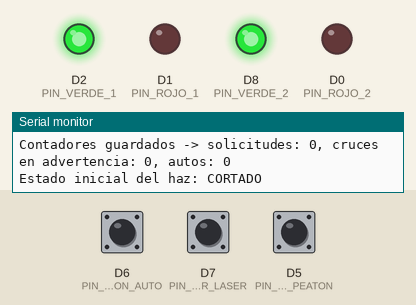
The sketch below on a simulated ESP8266 (NodeMCU). On the bench: output pins drawn as LEDs (lit = HIGH), the last lines printed to the serial monitor. Dashed ring = blinking. Inputs (shaded band) come from the test bench; at power-on: D5 (PIN_BOTON_PEATON) HIGH, D6 (PIN_BOTON_AUTO) HIGH, D7 (PIN_RECEPTOR_LASER) HIGH. Storage starts empty.

Above: at 1.2 s.
1.3 s: D5 (PIN_BOTON_PEATON) pulled LOW for 0.15 s
At 1.9 s:
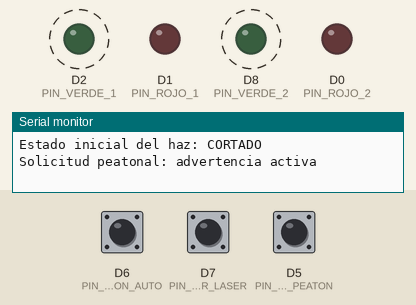
At 2.4 s:
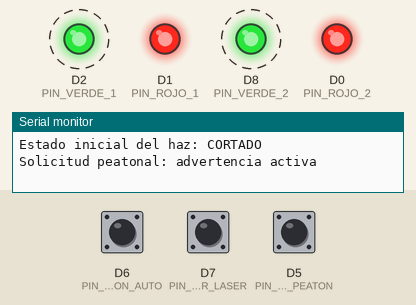
4.3 s: D6 (PIN_BOTON_AUTO) pulled LOW for 0.15 s
At 4.62 s:
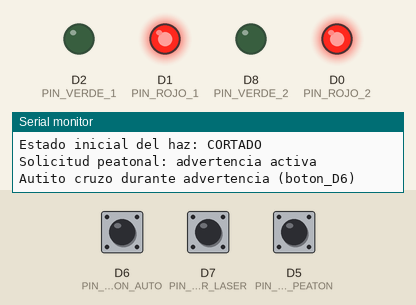
7.4 s: D7 (PIN_RECEPTOR_LASER) pulled LOW for 0.15 s
13.4 s: D6 (PIN_BOTON_AUTO) pulled LOW for 1 s
Timing chart, 0 to 17.8 s (numbered marks = the images above; inputs shaded):
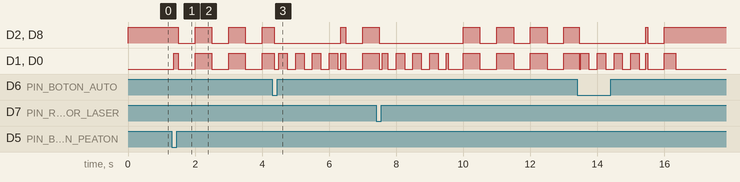

The sketch:

paso_peatonal2.ino
```cpp
/*
  PASO PEATONAL INTELIGENTE - VERSION MAQUETA CON BARRERA LASER Y REGISTRO
  NodeMCU ESP8266 + 2 KY-016 + 2 pulsadores peatonales + KY-008 + modulo LDR

  FUNCION:
  - Botones de los postes (D5, en paralelo): solicitud peatonal; alerta amarilla 15 s.
  - Barrera laser (receptor con fotorresistencia en D7): detecta el paso de un autito.
  - D6: respaldo manual (boton o cable a GND) si la barrera falla.
  - Si un autito pasa durante la alerta, se cuenta y ambos LED destellan rojo 2 s.
  - Pagina web local por Wi-Fi: estado, contadores, alerta en el celular,
    historial de eventos y descarga del registro como planilla (CSV).
  - Los contadores y el historial se guardan en la memoria flash del NodeMCU
    y se conservan aunque la placa se apague.
  - La hora de cada evento se toma del celular al abrir la pagina
    (el NodeMCU no tiene reloj propio).

  CABLEADO:
  D1 -> R LED poste 1        D2 -> G LED poste 1
  D0 -> R LED poste 2        D8 -> G LED poste 2   (B de ambos LED sin conectar)
  D5 -> puente -> senal de los botones de ambos postes
  D6 -> respaldo manual (opcional)
  D7 -> DO del modulo con fotorresistencia
  3V3 -> riel +  (laser, VCC del receptor)
  GND -> riel -  (GND de cada poste, laser, GND del receptor)
  No conectar 5 V (Vin) al riel + ni usar D8 para botones.
  USO EXCLUSIVO PARA MAQUETA CON AUTITOS DE JUGUETE.
*/

#include <ESP8266WiFi.h>
#include <ESP8266WebServer.h>
#include <FS.h>
#include <time.h>

const uint8_t PIN_ROJO_1 = D1;
const uint8_t PIN_VERDE_1 = D2;
const uint8_t PIN_ROJO_2 = D0;
const uint8_t PIN_VERDE_2 = D8;
const uint8_t PIN_BOTON_PEATON = D5;
const uint8_t PIN_BOTON_AUTO = D6;
const uint8_t PIN_RECEPTOR_LASER = D7;

// Modulo con fotorresistencia: entrega HIGH cuando queda a oscuras (haz cortado).
// Si el contador sube al VOLVER el haz y no al cortarlo, cambiar a LOW.
const bool NIVEL_HAZ_CORTADO = HIGH;

const unsigned long DURACION_ALERTA_MS = 15000UL;
const unsigned long DURACION_RIESGO_MS = 2000UL;
const unsigned long ANTIRREBOTE_MS = 40UL;
const unsigned long FILTRO_LASER_MS = 10UL;
const unsigned long PERIODO_PARPADEO_MS = 250UL;

const char* NOMBRE_RED = "PasoPeatonal-Demo";
const char* CLAVE_RED = "CruceDemo26";
ESP8266WebServer servidor(80);

// Archivos en la memoria flash. Separador ";" para que Excel en espanol lo abra en columnas.
const char* ARCHIVO_EVENTOS = "/eventos.csv";
const char* ARCHIVO_CONTADORES = "/contadores.txt";
const char* ENCABEZADO_CSV = "fecha_hora;evento;fuente;solicitudes;cruces_en_advertencia;autos_total";

struct Entrada {
  uint8_t pin;
  bool nivelActivo;          // nivel que significa "boton presionado" o "haz cortado"
  unsigned long filtroMs;    // tiempo que la lectura debe mantenerse estable
  bool lecturaAnterior;
  bool estadoEstable;
  unsigned long ultimoCambio;
};

Entrada botonPeaton = {PIN_BOTON_PEATON, LOW, ANTIRREBOTE_MS, HIGH, HIGH, 0};
Entrada botonAuto = {PIN_BOTON_AUTO, LOW, ANTIRREBOTE_MS, HIGH, HIGH, 0};
Entrada receptorLaser = {PIN_RECEPTOR_LASER, NIVEL_HAZ_CORTADO, FILTRO_LASER_MS,
                         !NIVEL_HAZ_CORTADO, !NIVEL_HAZ_CORTADO, 0};

bool alertaActiva = false;
unsigned long inicioAlerta = 0;
unsigned long inicioRiesgo = 0;
bool riesgoIntermitente = false;
unsigned long solicitudes = 0;
unsigned long crucesEnAlerta = 0;
unsigned long autosDetectados = 0;

bool memoriaLista = false;
bool horaSincronizada = false;
uint32_t baseEpochLocal = 0;   // hora local (en segundos) que corresponde a millis() = 0

// ---------- Entradas ----------

// Devuelve true solo en el instante en que la entrada pasa a su nivel activo
// y se mantiene estable durante el filtro.
bool nuevaActivacion(Entrada &e, unsigned long ahora) {
  bool lectura = digitalRead(e.pin);
  if (lectura != e.lecturaAnterior) {
    e.ultimoCambio = ahora;
    e.lecturaAnterior = lectura;
  }
  if ((ahora - e.ultimoCambio >= e.filtroMs) && lectura != e.estadoEstable) {
    e.estadoEstable = lectura;
    return (lectura == e.nivelActivo);
  }
  return false;
}

// ---------- LED ----------

// Ambos LED muestran siempre el mismo color. KY-016 de catodo comun: HIGH enciende.
void color(bool rojo, bool verde) {
  digitalWrite(PIN_ROJO_1, rojo ? HIGH : LOW);
  digitalWrite(PIN_VERDE_1, verde ? HIGH : LOW);
  digitalWrite(PIN_ROJO_2, rojo ? HIGH : LOW);
  digitalWrite(PIN_VERDE_2, verde ? HIGH : LOW);
}

String estadoTexto() {
  if (!alertaActiva) return "ESPERA";
  if (riesgoIntermitente) return "AUTO_EN_ADVERTENCIA";
  return "ADVERTENCIA_PEATONAL";
}

String hazTexto() {
  return (receptorLaser.estadoEstable == NIVEL_HAZ_CORTADO) ? "CORTADO" : "OK";
}

// ---------- Hora y memoria ----------

String fechaHora() {
  unsigned long seg = millis() / 1000UL;
  if (!horaSincronizada) return "sin_hora_T+" + String(seg) + "s";
  time_t t = (time_t)(baseEpochLocal + seg);
  struct tm* tm = gmtime(&t);
  char buf[20];
  strftime(buf, sizeof(buf), "%Y-%m-%d %H:%M:%S", tm);
  return String(buf);
}

void guardarContadores() {
  if (!memoriaLista) return;
  File f = SPIFFS.open(ARCHIVO_CONTADORES, "w");
  if (!f) return;
  f.print(solicitudes); f.print(' ');
  f.print(crucesEnAlerta); f.print(' ');
  f.println(autosDetectados);
  f.close();
}

void cargarContadores() {
  if (!memoriaLista || !SPIFFS.exists(ARCHIVO_CONTADORES)) return;
  File f = SPIFFS.open(ARCHIVO_CONTADORES, "r");
  if (!f) return;
  solicitudes = f.parseInt();
  crucesEnAlerta = f.parseInt();
  autosDetectados = f.parseInt();
  f.close();
}

void registrarEvento(const char* evento, const char* fuente) {
  guardarContadores();
  if (!memoriaLista) return;
  bool nuevo = !SPIFFS.exists(ARCHIVO_EVENTOS);
  File f = SPIFFS.open(ARCHIVO_EVENTOS, "a");
  if (!f) return;
  if (nuevo) f.println(ENCABEZADO_CSV);
  f.print(fechaHora()); f.print(';');
  f.print(evento); f.print(';');
  f.print(fuente); f.print(';');
  f.print(solicitudes); f.print(';');
  f.print(crucesEnAlerta); f.print(';');
  f.println(autosDetectados);
  f.close();
}

void registrarAuto(const char* fuente, unsigned long ahora) {
  autosDetectados++;
  if (alertaActiva) {
    crucesEnAlerta++;
    riesgoIntermitente = true;
    inicioRiesgo = ahora;
    Serial.print("Autito cruzo durante advertencia (");
    registrarEvento("cruce_en_advertencia", fuente);
  } else {
    Serial.print("Autito paso sin advertencia, no se cuenta como riesgo (");
    registrarEvento("auto_sin_advertencia", fuente);
  }
  Serial.print(fuente);
  Serial.println(")");
}

// ---------- Pagina web ----------

const char PAGINA[] PROGMEM = R"HTML(
<!doctype html><html lang="es"><head><meta charset="utf-8">
<meta name="viewport" content="width=device-width,initial-scale=1">
<title>Paso peatonal IoT - Demo</title>
<style>
body{font-family:system-ui,Arial,sans-serif;margin:30px auto;max-width:600px;padding:0 18px;background:#f3f6fa;color:#152238}
section{background:white;padding:18px;border-radius:14px;margin:12px 0;border:1px solid #dae3ee}
h1{font-size:25px}.numero{font-size:30px;font-weight:700}.estado{font-size:20px;font-weight:700}
small{color:#596579}
#alerta{display:none;background:#c62828;color:white;padding:18px;border-radius:14px;margin:12px 0;font-size:20px;font-weight:700;text-align:center}
.boton{display:block;width:100%;box-sizing:border-box;padding:14px;margin:8px 0;font-size:17px;border:0;border-radius:12px;color:white;text-align:center;text-decoration:none;font-family:inherit}
#activar{background:#1565c0}#descargar{background:#2e7d32}#borrar{background:#757575}
#registro li{margin:6px 0}.riesgo{color:#c62828;font-weight:700}
</style></head><body>
<h1>Paso peatonal inteligente</h1><p>Prototipo con autitos de juguete</p>
<button id="activar" class="boton" onclick="activarAlertas()">Activar sonido y vibracion de alertas</button>
<div id="alerta">AUTO CRUZO DURANTE LA ADVERTENCIA</div>
<section><small>Estado actual</small><div class="estado" id="estado">Conectando...</div></section>
<section><small>Solicitudes peatonales</small><div class="numero" id="solicitudes">0</div></section>
<section><small>Autos que cruzaron durante la advertencia</small><div class="numero" id="cruces">0</div></section>
<section><small>Autos detectados en total</small><div class="numero" id="autos">0</div></section>
<section><small>Barrera laser</small><div class="estado" id="haz">-</div></section>
<section><small>Ultimos eventos guardados</small><ul id="registro"><li>Sin eventos</li></ul>
<a id="descargar" class="boton" href="/registro.csv" download="registro_paso_peatonal.csv">Descargar registro (planilla CSV)</a>
<button id="borrar" class="boton" onclick="borrarRegistro()">Borrar registro y contadores</button></section>
<p><small>Botones de los postes: solicitud peatonal. Barrera laser: detecta el paso del autito.
Los datos se guardan en el NodeMCU aunque se apague. La hora se toma de este celular.
Este prototipo no identifica infracciones de transito reales.</small></p>
<script>
let ultimosCruces=null;let audio=null;let ocultar=null;
const nombres={solicitud_peatonal:'Solicitud peatonal',cruce_en_advertencia:'AUTO CRUZO DURANTE LA ADVERTENCIA',auto_sin_advertencia:'Auto paso sin advertencia'};
function sincronizarHora(){let local=Math.floor(Date.now()/1000)-new Date().getTimezoneOffset()*60;
fetch('/hora?t='+local).catch(()=>{});}
function activarAlertas(){
try{audio=new (window.AudioContext||window.webkitAudioContext)();}catch(e){}
if(navigator.vibrate)navigator.vibrate(100);
let b=document.getElementById('activar');b.textContent='Alertas activadas';b.style.background='#2e7d32';}
function pitido(){if(!audio)return;
for(let i=0;i<3;i++){let o=audio.createOscillator();let g=audio.createGain();
o.frequency.value=880;o.connect(g);g.connect(audio.destination);
let t=audio.currentTime+i*0.3;g.gain.setValueAtTime(0.3,t);o.start(t);o.stop(t+0.2);}}
function avisar(){
let a=document.getElementById('alerta');a.style.display='block';
clearTimeout(ocultar);ocultar=setTimeout(()=>{a.style.display='none';},5000);
if(navigator.vibrate)navigator.vibrate([400,150,400,150,400]);
pitido();}
async function actualizarRegistro(){try{let r=await fetch('/ultimos');let txt=await r.text();
let lineas=txt.split('\n').map(l=>l.trim()).filter(l=>l.split(';').length===6&&!l.startsWith('fecha'));
let lista=document.getElementById('registro');lista.innerHTML='';
if(lineas.length===0){lista.innerHTML='<li>Sin eventos</li>';return;}
lineas.slice(-10).reverse().forEach(l=>{let c=l.split(';');let li=document.createElement('li');
li.textContent=c[0].replace('sin_hora_','(sin hora) ')+' - '+(nombres[c[1]]||c[1])+' ('+c[2]+')';
if(c[1]==='cruce_en_advertencia')li.className='riesgo';lista.appendChild(li);});
}catch(e){}}
async function borrarRegistro(){if(!confirm('Se borrara todo el historial y los contadores. Continuar?'))return;
await fetch('/borrar');ultimosCruces=0;actualizar();actualizarRegistro();}
async function actualizar(){try{let r=await fetch('/estado');let d=await r.json();
document.getElementById('estado').textContent=d.estado;
document.getElementById('solicitudes').textContent=d.solicitudes;
document.getElementById('cruces').textContent=d.cruces;
document.getElementById('autos').textContent=d.autos;
document.getElementById('haz').textContent=d.haz;
if(ultimosCruces!==null&&d.cruces>ultimosCruces)avisar();
if(ultimosCruces!==d.cruces)actualizarRegistro();
ultimosCruces=d.cruces;
}catch(e){document.getElementById('estado').textContent='Sin conexion';}}
sincronizarHora();actualizar();actualizarRegistro();
setInterval(actualizar,700);setInterval(actualizarRegistro,3000);
</script></body></html>
)HTML";

void prepararWeb() {
  WiFi.mode(WIFI_AP);
  if (!WiFi.softAP(NOMBRE_RED, CLAVE_RED)) {
    Serial.println("Error al iniciar Wi-Fi AP");
  }

  servidor.on("/", HTTP_GET, []() {
    servidor.send_P(200, "text/html; charset=utf-8", PAGINA);
  });

  servidor.on("/estado", HTTP_GET, []() {
    String json = "{\"estado\":\"" + estadoTexto() + "\"";
    json += ",\"solicitudes\":" + String(solicitudes);
    json += ",\"cruces\":" + String(crucesEnAlerta);
    json += ",\"autos\":" + String(autosDetectados);
    json += ",\"haz\":\"" + hazTexto() + "\"}";
    servidor.send(200, "application/json", json);
  });

  // El celular envia su hora local (segundos) al abrir la pagina.
  servidor.on("/hora", HTTP_GET, []() {
    if (servidor.hasArg("t")) {
      uint32_t t = strtoul(servidor.arg("t").c_str(), nullptr, 10);
      if (t > 1700000000UL) {
        baseEpochLocal = t - millis() / 1000UL;
        if (!horaSincronizada) Serial.println("Hora tomada del celular: " + fechaHora());
        horaSincronizada = true;
      }
    }
    servidor.send(200, "text/plain", horaSincronizada ? "OK" : "SIN_HORA");
  });

  // Descarga del historial completo como planilla.
  servidor.on("/registro.csv", HTTP_GET, []() {
    if (!memoriaLista || !SPIFFS.exists(ARCHIVO_EVENTOS)) {
      servidor.send(200, "text/csv", String(ENCABEZADO_CSV) + "\n");
      return;
    }
    File f = SPIFFS.open(ARCHIVO_EVENTOS, "r");
    servidor.sendHeader("Content-Disposition", "attachment; filename=registro_paso_peatonal.csv");
    servidor.streamFile(f, "text/csv");
    f.close();
  });

  // Ultimos eventos para mostrar en la pagina (final del archivo).
  servidor.on("/ultimos", HTTP_GET, []() {
    String salida = "";
    if (memoriaLista && SPIFFS.exists(ARCHIVO_EVENTOS)) {
      File f = SPIFFS.open(ARCHIVO_EVENTOS, "r");
      size_t tam = f.size();
      if (tam > 1500) f.seek(tam - 1500, SeekSet);
      salida = f.readString();
      f.close();
    }
    servidor.send(200, "text/plain; charset=utf-8", salida);
  });

  servidor.on("/borrar", HTTP_GET, []() {
    if (memoriaLista) SPIFFS.remove(ARCHIVO_EVENTOS);
    solicitudes = 0;
    crucesEnAlerta = 0;
    autosDetectados = 0;
    guardarContadores();
    Serial.println("Registro y contadores borrados desde la pagina");
    servidor.send(200, "text/plain", "OK");
  });

  servidor.begin();
  Serial.print("Panel Wi-Fi: http://");
  Serial.println(WiFi.softAPIP());
}

// ---------- Programa principal ----------

void setup() {
  Serial.begin(115200);
  pinMode(PIN_ROJO_1, OUTPUT);
  pinMode(PIN_VERDE_1, OUTPUT);
  pinMode(PIN_ROJO_2, OUTPUT);
  pinMode(PIN_VERDE_2, OUTPUT);
  pinMode(PIN_BOTON_PEATON, INPUT_PULLUP);
  pinMode(PIN_BOTON_AUTO, INPUT_PULLUP);
  pinMode(PIN_RECEPTOR_LASER, INPUT_PULLUP);
  color(false, true); // verde: en espera

  // Parte desde el estado real del haz para no contar un auto falso al encender.
  bool hazInicial = digitalRead(PIN_RECEPTOR_LASER);
  receptorLaser.lecturaAnterior = hazInicial;
  receptorLaser.estadoEstable = hazInicial;

  // Memoria flash para el historial (la primera vez se formatea sola).
  memoriaLista = SPIFFS.begin();
  if (!memoriaLista) {
    Serial.println("Preparando memoria por primera vez...");
    SPIFFS.format();
    memoriaLista = SPIFFS.begin();
  }
  Serial.println(memoriaLista ? "Memoria lista" : "Memoria no disponible: el historial no se guardara");
  cargarContadores();

  prepararWeb();
  Serial.println("Prototipo listo. Botones de postes: solicitud. Laser D7 y D6: autito.");
  Serial.print("Contadores guardados -> solicitudes: ");
  Serial.print(solicitudes);
  Serial.print(", cruces en advertencia: ");
  Serial.print(crucesEnAlerta);
  Serial.print(", autos: ");
  Serial.println(autosDetectados);
  Serial.print("Estado inicial del haz: ");
  Serial.println(hazTexto());
}

void loop() {
  servidor.handleClient();
  unsigned long ahora = millis();

  if (nuevaActivacion(botonPeaton, ahora)) {
    if (!alertaActiva) {
      alertaActiva = true;
      inicioAlerta = ahora;
      riesgoIntermitente = false;
      solicitudes++;
      Serial.println("Solicitud peatonal: advertencia activa");
      registrarEvento("solicitud_peatonal", "boton_poste");
    }
  }

  if (nuevaActivacion(botonAuto, ahora)) registrarAuto("boton_D6", ahora);
  if (nuevaActivacion(receptorLaser, ahora)) registrarAuto("laser", ahora);

  if (alertaActiva && (ahora - inicioAlerta >= DURACION_ALERTA_MS)) {
    alertaActiva = false;
    riesgoIntermitente = false;
    Serial.println("Advertencia terminada");
  }
  if (riesgoIntermitente && (ahora - inicioRiesgo >= DURACION_RIESGO_MS)) {
    riesgoIntermitente = false;
  }

  if (!alertaActiva) {
    color(false, true); // verde fijo
  } else if (riesgoIntermitente) {
    bool encendido = ((ahora / PERIODO_PARPADEO_MS) % 2) == 0;
    color(encendido, false); // rojo parpadeante
  } else {
    bool encendido = ((ahora / 500UL) % 2) == 0;
    color(encendido, encendido); // rojo + verde = amarillo parpadeante
  }
}
```

Measured:
- after the input at 1.3 s, D2 (PIN_VERDE_1), D8 (PIN_VERDE_2): alternates HIGH for 0.50 s and LOW for 0.50 s, starting after 0.20 s; D1 (PIN_ROJO_1), D0 (PIN_ROJO_2): LOW → HIGH after 0.06 s, then repeats every 1.0 s: LOW 0.50 s, HIGH 0.50 s
